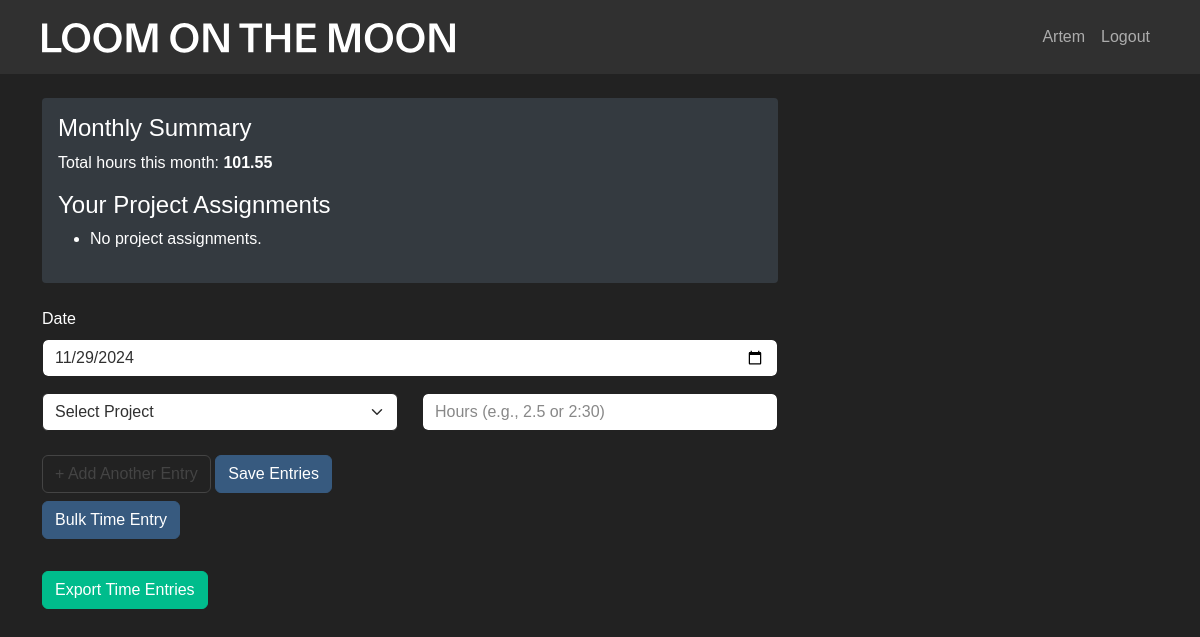
The page / (signed in) on the database as committed earlier.
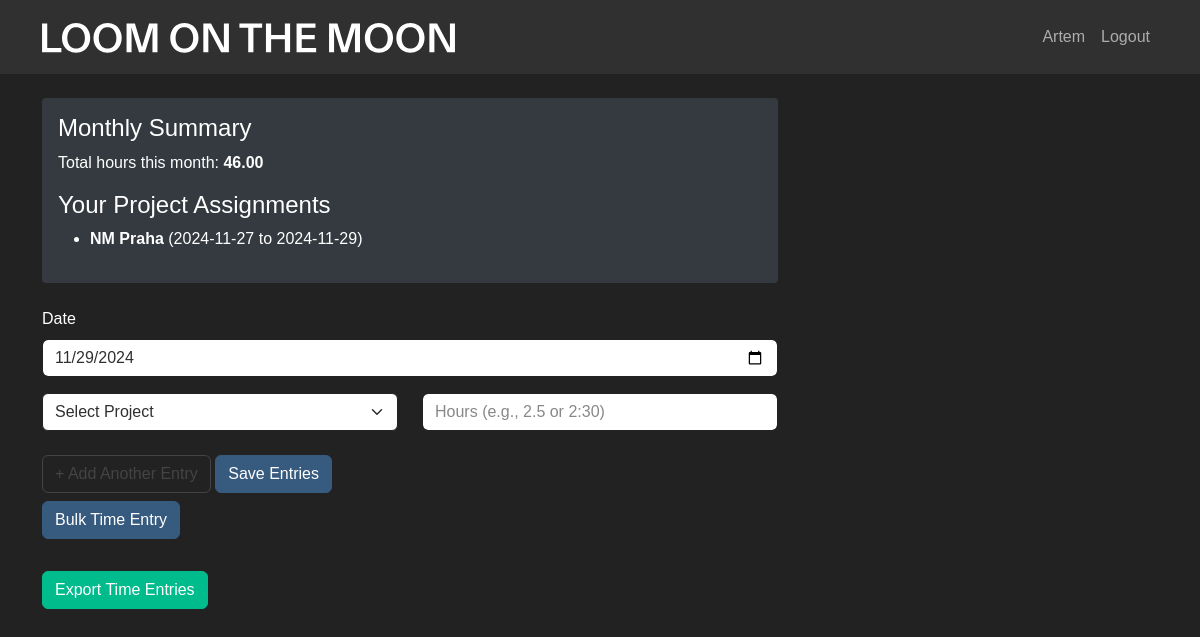
The same page on the database as committed later.
### app/models.py (models this page shows)
class ProjectAssignment(db.Model):
    __tablename__ = 'project_assignment'
    id = db.Column(db.Integer, primary_key=True)
    user_id = db.Column(db.Integer, db.ForeignKey('user.id'), nullable=False)
    project_id = db.Column(db.Integer, db.ForeignKey('project.id'), nullable=False)
    start_date = db.Column(db.Date, nullable=False)
    end_date = db.Column(db.Date, nullable=False)
    user = db.relationship('User', backref=db.backref('assignments', cascade='all, delete-orphan'))
    project = db.relationship('Project', backref=db.backref('assignments', cascade='all, delete-orphan'))

class Project(db.Model):
    id = db.Column(db.Integer, primary_key=True)
    name = db.Column(db.String(100), unique=True, nullable=False)
    deadline = db.Column(db.Date, nullable=True)
    is_active = db.Column(db.Boolean, default=True)  # New field
    time_entries = db.relationship('TimeEntry', backref='project', lazy=True)

### app/main.py (the view)
@main.route('/')
@login_required
def index():
    if current_user.is_admin:
        projects = Project.query.all()
        users = User.query.all()
    else:
        projects = Project.query.filter_by(is_active=True).all()
        users = None
    current_month_hours = TimeEntry.query \
        .filter(TimeEntry.user_id == current_user.id) \
        .filter(extract('month', TimeEntry.date) == datetime.now().month) \
        .with_entities(func.sum(TimeEntry.hours)) \
        .scalar() or 0
    today = datetime.now().date()
    user_assignments = ProjectAssignment.query\
        .filter_by(user_id=current_user.id)\
        .filter(ProjectAssignment.start_date <= today)\
        .filter(ProjectAssignment.end_date >= today)\
        .all()
    return render_template(
        'index.html',
        projects=projects,
        users=users,
        current_month_hours=current_month_hours,
        user_assignments=user_assignments
    )

### app/__init__.py (called while the page is built)
def create_app():
    app = Flask(__name__)
    app.config['SECRET_KEY'] = 'your-secret-key-here'  # Change this in production
    app.config['SQLALCHEMY_DATABASE_URI'] = 'sqlite:///timetracker.db'
    db.init_app(app)
    login_manager.init_app(app)
    login_manager.login_view = 'auth.login'
    migrate.init_app(app, db)
    from .models import User
    @login_manager.user_loader
    def load_user(user_id):
        return User.query.get(int(user_id))
    from .auth import auth as auth_blueprint
    from .main import main as main_blueprint
    app.register_blueprint(auth_blueprint)
    app.register_blueprint(main_blueprint)
    with app.app_context():
        db.create_all()
    return app

### app/templates/index.html (shortened to what this page needs)
{% extends "base.html" %}
{% block content %}
<div class="row">
    <div class="col-md-8">
        <div class="monthly-summary">
            <h4>Monthly Summary</h4>
            <p>Total hours this month: <strong>{{ "%.2f"|format(current_month_hours) }}</strong></p>
            <h4>Your Project Assignments</h4>
            <ul>
                {% for assignment in user_assignments %}
                <li>
                    <strong>{{ assignment.project.name }}</strong>
                    ({{ assignment.start_date.strftime('%Y-%m-%d') }} to {{ assignment.end_date.strftime('%Y-%m-%d') }})
                </li>
                {% else %}
                <li>No project assignments.</li>
                {% endfor %}
            </ul>
        </div>
        <form id="timeEntryForm">
            <div class="mb-3">
                <label for="entry-date" class="form-label">Date</label>
                <input type="date" class="form-control" id="entry-date" required>
            </div>
            <div id="entries-container">
                <div class="entry-row row">
                    <div class="col-md-6">
                        <select class="form-select project-select" required>
                            <option value="">Select Project</option>
                        </select>
                    </div>
                    <div class="col-md-6">
                        <input type="text" class="form-control hours-input"
                            placeholder="Hours (e.g., 2.5 or 2:30)" required>
                    </div>
                </div>
            </div>
            <button type="button" class="btn btn-outline-secondary add-entry-btn"
                    onclick="addEntryRow()">+ Add Another Entry</button>
            <button type="submit" class="btn btn-primary">Save Entries</button>
        </form>
        <a href="{{ url_for('main.bulk_entry') }}" class="btn btn-primary">Bulk Time Entry</a>
        <div>
            <div class="export-section">
                <button type="button" class="btn btn-success"
                        onclick="showExportModal()">Export Time Entries</button>
            </div>
        </div>
    </div>
</div>
{% endblock %}

Rows that differ between the two databases and show on the page:
added ProjectAssignment: project.name "NM Praha", start_date "2024-11-27", end_date "2024-11-29"
Other text that changed with them:
{{ "%.2f"|format(current_month_hours) }}: "101.55" → "46.00"
text no longer shown: "No project assignments."
